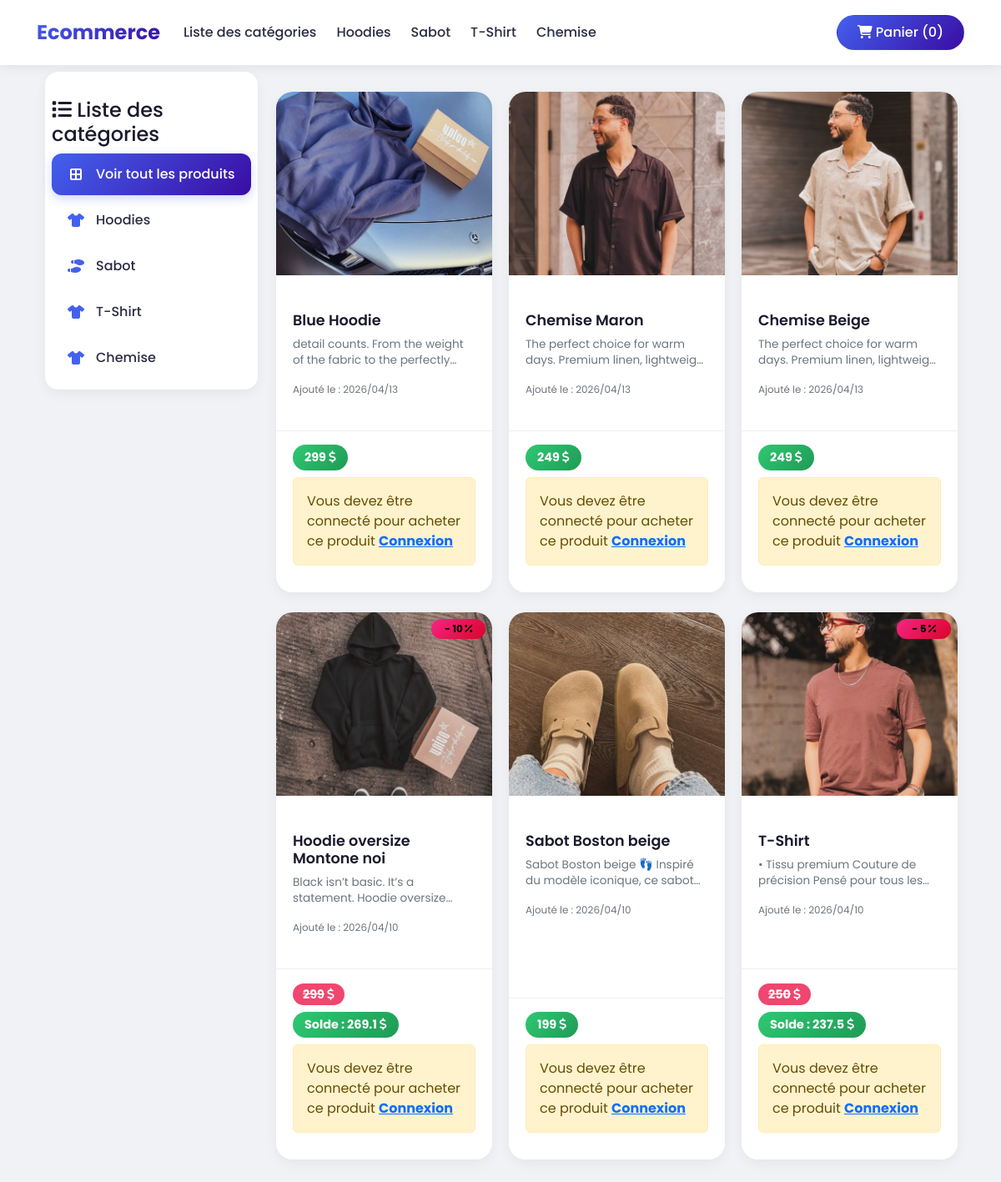
Screenshot of /front/index.php with the database file from the repository.
### tables this page shows
CREATE TABLE `categorie` (
  `id` int(11) NOT NULL,
  `libelle` varchar(100) NOT NULL,
  `description` varchar(255) NOT NULL,
  `date_creation` datetime NOT NULL DEFAULT current_timestamp(),
  `icone` varchar(200) NOT NULL
);

CREATE TABLE `produit` (
  `id` int(11) NOT NULL,
  `libelle` varchar(100) NOT NULL,
  `prix` decimal(10,0) NOT NULL,
  `discount` int(11) NOT NULL,
  `id_categorie` int(11) NOT NULL,
  `date_creation` datetime NOT NULL,
  `description` varchar(255) NOT NULL,
  `image` varchar(150) NOT NULL
);

### front/index.php (the view, shortened to what this page needs)
<!doctype html>
<html lang="en">
<head>
    <?php include '../include/head_front.php' ?>
</head>
<body>
    <?php include '../include/nav_front.php' ?>
    <div class="container py-2">
        <?php
        require_once '../include/database.php';
        $categoryId = $_GET['id'] ?? NULL;
        $categories = $pdo->query("SELECT * FROM categorie")->fetchAll(PDO::FETCH_OBJ);
        if (!is_null($categoryId)) {
            $sqlState = $pdo->prepare("SELECT * FROM produit WHERE id_categorie=? ORDER BY date_creation DESC");
            $sqlState->execute([$categoryId]);
            $produits = $sqlState->fetchAll(PDO::FETCH_OBJ);
        } else {
            $produits = $pdo->query("SELECT * FROM produit ORDER BY date_creation DESC")->fetchAll(PDO::FETCH_OBJ);
        }
        $activeClasses = 'active bg-success rounded border-success';
        ?>
        <div class="container-fluid">
            <div class="row">
                <div class="col-md-3">
                    <ul class="list-group list-group-flush position-sticky sticky-top">
                        <h4 class=" mt-4"><i class="fa fa-light fa-list"></i> Liste des catégories</h4>
                        <li class="list-group-item <?= $categoryId == NULL ? $activeClasses : '' ?>">
                            <a class="btn btn-default w-100" href="./">
                                <i class="fa fa-solid fa-border-all"></i> Voir tout les produits
                            </a>
                        </li>
                        <?php
                        foreach ($categories as $categorie) {
                            $active = $categoryId === $categorie->id ? $activeClasses : '';
                            ?>
                            <li class="list-group-item <?= $active ?>">
                                <a class="btn btn-default w-100" href="index.php?id=<?php echo $categorie->id ?>">
                                    <i class="fa <?php echo $categorie->icone ?>"></i> <?php echo $categorie->libelle ?>
                                </a>
                            </li>
                            <?php
                        }
                        ?>
                    </ul>
                </div>
                <div class="col mt-4">
                    <div class="row">
                        <?php require_once '../include/front/product/afficher_product.php'; ?>
                    </div>
                </div>
            </div>
        </div>
    </div>
</body>
</html>

### include/front/product/afficher_product.php (shortened to what this page needs)
<?php
foreach ($produits as $produit) {
    $idProduit = $produit->id;
    ?>
    <div class="col-md-4 mb-4">
        <div class="card h-100">
            <?php if (!empty($produit->discount)): ?>
                <span class="badge rounded-pill text-bg-warning w-25 position-absolute m-2" style="right:0"> -
                    <?= $produit->discount ?> <i class="fa fa-percent"></i></span>
            <?php endif; ?>
            <img class="card-img-top w-100 mx-auto" src="../upload/produit/<?= $produit->image ?>" alt="Card image cap">
            <div class="card-body">
                <a href="produit.php?id=<?php echo $idProduit ?>" class="btn stretched-link"></a>
                <h5 class="card-title"><?= $produit->libelle ?></h5>
                <p class="card-text"><?= $produit->description ?></p>
                <p class="card-text"><small class="text-muted">Ajouté le
                        : <?= date_format(date_create($produit->date_creation), 'Y/m/d') ?></small></p>
            </div>
            <div class="card-footer bg-white" style="z-index: 10">
                <?php if (!empty($produit->discount)): ?>
                    <div class="h5"><span class="badge rounded-pill text-bg-danger"><strike> <?= $produit->prix ?></strike> <i
                                class="fa fa-solid fa-dollar"></i></span></div>
                    <div class="h5"><span class="badge rounded-pill text-bg-success">Solde :
                            <?= calculerRemise($produit->prix, $produit->discount) ?> <i
                                class="fa fa-solid fa-dollar"></i></span></div>
                <?php else: ?>
                    <div class="h5"><span class="badge rounded-pill text-bg-success"><?= $produit->prix ?> <i
                                class="fa fa-solid fa-dollar"></i></span></div>
                <?php endif; ?>
                <?php include '../include/front/counter.php' ?>
            </div>
        </div>
    </div>
    <?php
}
    ?>

### include/front/counter.php (shortened to what this page needs)
<div>
    <?php
    $idUtilisateur = $_SESSION['utilisateur']['id'] ?? 0;
    $panierUtilisateur = $_SESSION['panier'][$idUtilisateur] ?? [];
    if (isset($panierUtilisateur[$idProduit])) {
        if (is_array($panierUtilisateur[$idProduit])) {
            $qty = $panierUtilisateur[$idProduit]['quantite'];
            $tailleStockee = $panierUtilisateur[$idProduit]['taille'] ?? '';
        } else {
            $qty = $panierUtilisateur[$idProduit];
            $tailleStockee = '';
        }
    } else {
        $qty = 0;
        $tailleStockee = '';
    }
    if ($qty == 0) {
        $button = '<i class="fa fa-light fa-cart-plus"></i>';
    } else {
        $button = '<i class="fa-solid fa-pencil"></i>';
    }
    ?>
    <?php if ($idUtilisateur !== 0): ?>
        <form method="post" class="counter d-flex" action="ajouter_panier.php">
            <button type="button" class="btn btn-primary mx-2 counter-moins" onclick="decrementQty(this)">-</button>
            <input type="hidden" name="id" value="<?php echo $idProduit ?>">
            <input type="hidden" name="taille" id="taille_<?php echo $idProduit ?>" value="<?php echo $tailleStockee ?>">
            <input class="form-control" value="<?php echo $qty ?>" type="number" name="qty"
                id="qty_<?php echo $idProduit ?>" max="99" style="width: 60px;" readonly>
            <button type="button" class="btn btn-primary mx-2 counter-plus" onclick="incrementQty(this)">+</button>
            <button class="btn btn-success btn-sm" type="submit" name="ajouter">
                <?= $button ?>
            </button>
            <?php if ($qty != 0): ?>
                <button formaction="supprimer_panier.php" class="btn btn-sm btn-danger mx-1" type="submit" name="supprimer">
                    <i class="fa-solid fa-trash"></i>
                </button>
            <?php endif; ?>
        </form>
        <script>
            function incrementQty(btn) {
                let form = btn.closest('form');
                let input = form.querySelector('input[name="qty"]');
                let newVal = parseInt(input.value) + 1;
                if (newVal <= 99) input.value = newVal;
            }
            function decrementQty(btn) {
                let form = btn.closest('form');
                let input = form.querySelector('input[name="qty"]');
                let newVal = parseInt(input.value) - 1;
                if (newVal >= 0) input.value = newVal;
            }
            // Récupérer la taille sélectionnée sur la page produit
            let sizeBtns = document.querySelectorAll('.size-btn');
            if (sizeBtns.length > 0) {
                sizeBtns.forEach(btn => {
                    btn.addEventListener('click', function () {
                        let taille = this.getAttribute('data-size');
                        let inputTaille = document.getElementById('taille_<?php echo $idProduit ?>');
                        if (inputTaille) inputTaille.value = taille;
                    });
                });
            }
        </script>
    <?php else: ?>
        <div class="alert alert-warning" role="alert">
            Vous devez être connecté pour acheter ce produit <strong><a href="../connexion.php">Connexion</a></strong>
        </div>
    <?php endif; ?>
</div>

### assets/css/style.css (style rules this page uses)
:root { --primary: #4361ee; --primary-dark: #3a0ca3; --secondary: #f72585; --success: #2ec973; --danger: #ef476f; --dark: #1a1a2e; --gray: #6c757d; --light: #f0f2f5; --white: #ffffff; }
* { margin: 0; padding: 0; box-sizing: border-box; }
body { font-family: "Poppins", sans-serif; background: var(--light); color: var(--dark); }
.list-group { background: var(--white); border-radius: 16px; padding: 0.5rem; box-shadow: 0 5px 15px rgba(0, 0, 0, 0.05); }
.list-group-item { border: none; margin-bottom: 5px; border-radius: 12px !important; transition: all 0.2s; background: transparent; padding: 0; }
.list-group-item a { display: flex; align-items: center; gap: 12px; padding: 12px 16px; text-decoration: none; color: #2b2d42; font-weight: 500; border-radius: 12px; transition: all 0.2s; }
.list-group-item a i { width: 24px; color: var(--primary); }
.list-group-item.active { background: linear-gradient(135deg, var(--primary), var(--primary-dark)); box-shadow: 0 4px 12px rgba(67, 97, 238, 0.25); }
.list-group-item.active a, .list-group-item.active a i { color: var(--white); }
.card { border: none; border-radius: 20px; overflow: hidden; transition: all 0.3s; box-shadow: 0 5px 15px rgba(0, 0, 0, 0.05); background: var(--white); margin-bottom: 20px; }
.card-img-top { height: 220px; object-fit: cover; transition: transform 0.5s; }
.card-body { padding: 1.25rem; }
.card-title { font-size: 1.1rem; font-weight: 600; margin-bottom: 0.5rem; }
.card-text { font-size: 0.85rem; color: var(--gray); line-height: 1.4; display: -webkit-box; -webkit-line-clamp: 2; line-clamp: 2; -webkit-box-orient: vertical; overflow: hidden; }
.card-footer { background: var(--white) !important; border-top: 1px solid #eee; padding: 1rem 1.25rem; }
.badge.text-bg-warning { background: linear-gradient(135deg, var(--secondary), #d90429) !important; font-size: 0.75rem; padding: 6px 12px; z-index: 20; }
.badge.rounded-pill.text-bg-danger { background: var(--danger) !important; font-size: 0.9rem; padding: 6px 12px; }
.badge.rounded-pill.text-bg-success { background: linear-gradient(135deg, var(--success), #1f9a55) !important; font-size: 0.9rem; padding: 8px 14px; }
.card { animation: fadeInUp 0.4s ease-out; }
.col-md-4, .col-md-6 { padding: 0 10px; margin-bottom: 20px; }
@media (min-width: 992px) { .col-md-4 { flex: 0 0 33.333333%; max-width: 33.333333%; } }
.card { height: 100%; display: flex; flex-direction: column; }
.card-body { flex: 1; }
.card-footer { margin-top: auto; }

### rows the page displays
categorie: libelle "Hoodies"
categorie: libelle "Sabot"
categorie: libelle "T-Shirt"
categorie: libelle "Chemise"
produit: image (picture), libelle "Blue Hoodie", description "detail counts. From the weight of the fabric to the…", date_creation "2026/04/13", prix "299"
produit: image (picture), libelle "Chemise Maron", description "The perfect choice for warm days. Premium linen,…", date_creation "2026/04/13", prix "249"
produit: image (picture), libelle "Chemise Beige", description "The perfect choice for warm days. Premium linen,…", date_creation "2026/04/13", prix "249"
produit: discount "10", image (picture), libelle "Hoodie oversize Montone noi", description "Black isn’t basic. It’s a statement. Hoodie…", date_creation "2026/04/10", prix "299", calculerRemise($produit->prix, $produit->discount) "269.1"
produit: image (picture), libelle "Sabot Boston beige", description "Sabot Boston beige 👣 Inspiré du modèle iconique, ce…", date_creation "2026/04/10", prix "199"
produit: discount "5", image (picture), libelle "T-Shirt", description "• Tissu premium Couture de précision Pensé pour tous…", date_creation "2026/04/10", prix "250", calculerRemise($produit->prix, $produit->discount) "237.5"

### other values shown
$productCount "0"
